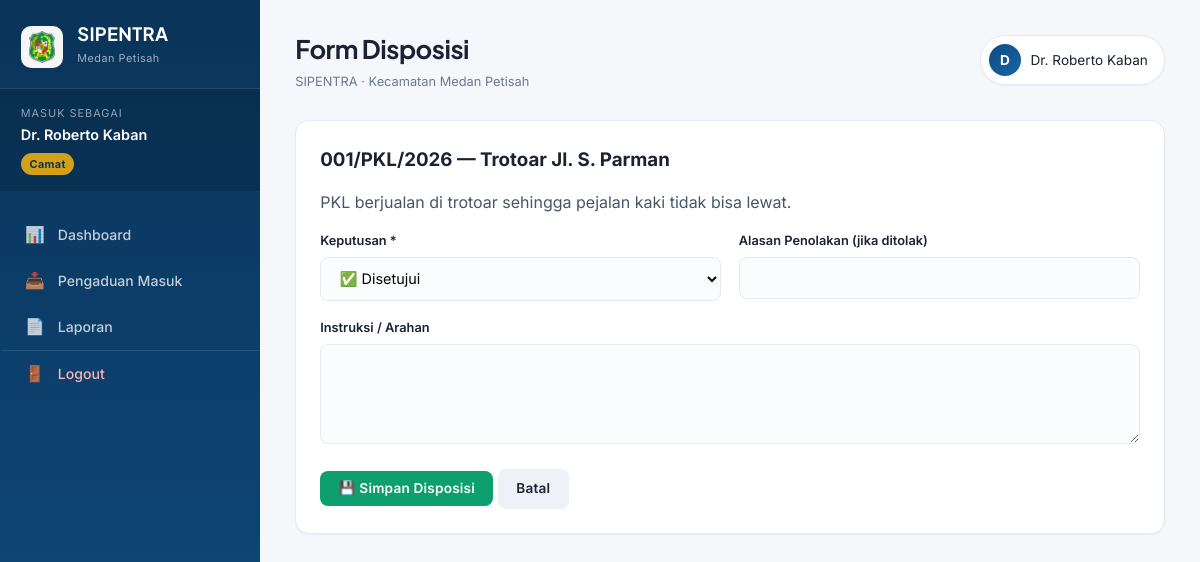
/camat/disposisi.php?id=1 (signed in), run on the app's committed database.
### tables this page shows
CREATE TABLE pengaduan (
    id_pengaduan INT AUTO_INCREMENT PRIMARY KEY,
    no_surat VARCHAR(50) UNIQUE NOT NULL,
    tgl_diterima DATE NOT NULL,
    nama_pelapor VARCHAR(100),
    alamat VARCHAR(255),
    lokasi_kejadian VARCHAR(255) NOT NULL,
    id_kategori INT,
    isi_pengaduan TEXT NOT NULL,
    berkas_pendukung VARCHAR(255),
    status ENUM(
        'Diterima',
        'Menunggu Persetujuan Camat',
        'Disetujui',
        'Ditindaklanjuti',
        'Selesai',
        'Ditolak'
    ) DEFAULT 'Diterima',
    id_admin INT,
    created_at DATETIME DEFAULT CURRENT_TIMESTAMP,
    FOREIGN KEY (id_kategori) REFERENCES kategori(id_kategori) ON DELETE SET NULL,
    FOREIGN KEY (id_admin) REFERENCES pengguna(id_pengguna) ON DELETE SET NULL
);

### includes/functions.php (called while the page is built, shortened)
<?php
function e($str) {
    return htmlspecialchars($str ?? '', ENT_QUOTES, 'UTF-8');
}

### camat/disposisi.php (the view, shortened to what this page needs)
<?php
require_once __DIR__ . '/../includes/functions.php';
$id = (int)($_GET['id'] ?? 0);
$stmt = $pdo->prepare("SELECT * FROM pengaduan WHERE id_pengaduan = ?");
$stmt->execute([$id]);
$p = $stmt->fetch();
require __DIR__ . '/../includes/header.php';
?>
<div class="card">
    <h3><?= e($p['no_surat']) ?> — <?= e($p['lokasi_kejadian']) ?></h3>
    <p style="margin:1rem 0;color:#475569"><?= nl2br(e($p['isi_pengaduan'])) ?></p>
    <form method="POST" class="form-grid">
        <div class="form-group">
            <label>Keputusan *</label>
            <select name="status_disposisi" required>
                <option value="Disetujui">✅ Disetujui</option>
            </select>
        </div>
        <div class="form-group">
            <label>Alasan Penolakan (jika ditolak)</label>
            <input type="text" name="alasan_penolakan">
        </div>
        <div class="form-group full">
            <label>Instruksi / Arahan</label>
            <textarea name="instruksi" rows="3"></textarea>
        </div>
        <div class="full">
            <button type="submit" class="btn btn-success">💾 Simpan Disposisi</button>
            <a href="masuk.php" class="btn btn-secondary">Batal</a>
        </div>
    </form>
</div>
<?php require __DIR__ . '/../includes/footer.php'; ?>

### assets/css/style.css (style rules this page uses)
:root { --primary: #0f4c81; --primary-light: #1565a8; --primary-dark: #0a3459; --accent: #d4a017; --accent-light: #f0c850; --success: #0e9f6e; --warning: #d97706; --danger: #dc2626; --bg: #f5f7fb; --surface: #ffffff; --border: #e5eaf2; --text: #1a2233; --text-muted: #6b7a90; --shadow-sm: 0 1px 2px rgba(15, 76, 129, 0.06); --shadow-md: 0 4px 12px rgba(15, 76, 129, 0.08); --shadow-lg: 0 12px 32px rgba(15, 76, 129, 0.12); --radius: 14px; --radius-sm: 8px; --font: 'Inter', -apple-system, BlinkMacSystemFont, sans-serif; --font-display: 'Plus Jakarta Sans', 'Inter', sans-serif; }
* { margin: 0; padding: 0; box-sizing: border-box; }
body { font-family: var(--font); background: var(--bg); color: var(--text); line-height: 1.55; -webkit-font-smoothing: antialiased; }
a { text-decoration: none; color: inherit; }
.card { background: var(--surface); border-radius: var(--radius); padding: 1.5rem; box-shadow: var(--shadow-sm); border: 1px solid var(--border); margin-bottom: 1.3rem; }
.btn { display: inline-flex; align-items: center; gap: 0.4rem; padding: 0.6rem 1.15rem; border-radius: var(--radius-sm); font-size: 0.85rem; font-weight: 600; border: none; cursor: pointer; transition: all 0.2s; text-align: center; font-family: inherit; letter-spacing: 0.2px; }
.btn-success { background: var(--success); color: #fff; }
.btn-secondary { background: #eef2f7; color: var(--text); }
.form-grid { display: grid; grid-template-columns: 1fr 1fr; gap: 1.1rem; }
.form-grid .full { grid-column: 1 / -1; }
.form-group label { display: block; font-size: 0.8rem; color: var(--text); margin-bottom: 0.4rem; font-weight: 600; }
.form-group input, .form-group select, .form-group textarea { width: 100%; padding: 0.7rem 0.9rem; border: 1.5px solid var(--border); border-radius: var(--radius-sm); font-size: 0.9rem; font-family: inherit; background: #fbfcfe; transition: all 0.2s; }
.form-group textarea { resize: vertical; min-height: 100px; }

### data on the page
pengaduan: no_surat "001/PKL/2026", lokasi_kejadian "Trotoar Jl. S. Parman", isi_pengaduan "PKL berjualan di trotoar sehingga pejalan kaki tidak bisa lewat."

### other printed values
$nama "Dr. Roberto Kaban"
$peran "Camat"
$icon "📊"
$label "Dashboard"
$icon "📥"
$label "Pengaduan Masuk"
$icon "📄"
$label "Laporan"
$title "Form Disposisi"
$initial "D"
